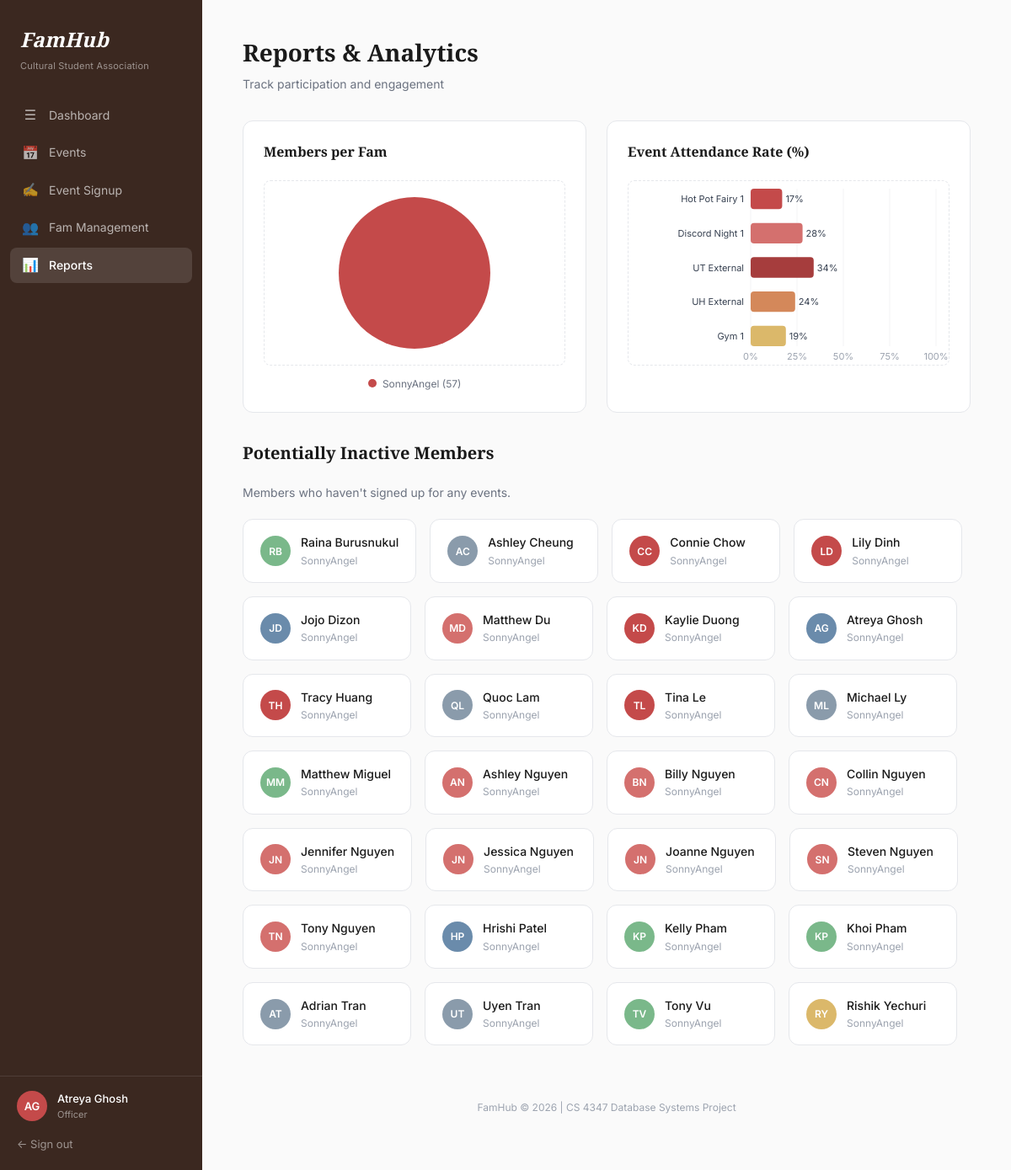
Before: /reports.php (signed in) with the older database file.
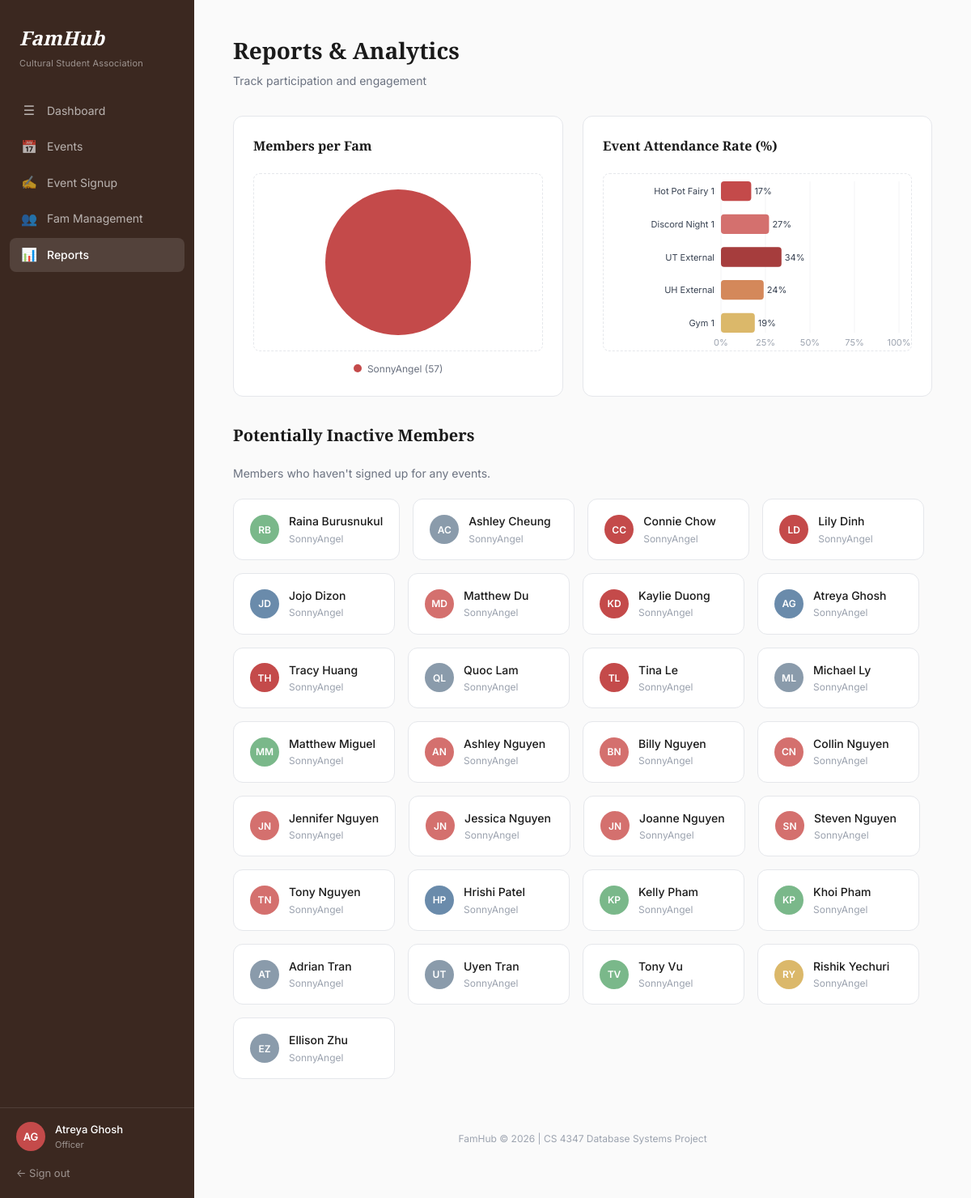
After: the same page with the newer database file.
### tables this page shows
CREATE TABLE member (
    net_id VARCHAR(10) PRIMARY KEY,
    first_name VARCHAR(50) NOT NULL,
    last_name VARCHAR(50) NOT NULL,
    year ENUM('freshman', 'sophomore', 'junior', 'senior', 'graduate') NOT NULL,
    major VARCHAR(100) DEFAULT NULL,
    join_date DATE DEFAULT (CURRENT_DATE),
    fam_id INT,
    FOREIGN KEY (fam_id) REFERENCES family(fam_id)
        ON DELETE SET NULL
        ON UPDATE CASCADE
);

CREATE TABLE family (
    fam_id INT PRIMARY KEY AUTO_INCREMENT,
    fam_name VARCHAR(100) NOT NULL,
    member_count INT NOT NULL DEFAULT 0
);

### user_info.php (called while the page is built, shortened)
<?php
require_once 'db.php';
$_stmt = $conn->prepare("SELECT first_name, last_name FROM member WHERE net_id = ?");
$_stmt->bind_param("s", $_SESSION['net_id']);
$_stmt->execute();
$_row = $_stmt->get_result()->fetch_assoc();
$user_first    = $_row['first_name'] ?? 'User';
$user_last     = $_row['last_name']  ?? '';
$user_initials = strtoupper(substr($user_first, 0, 1) . substr($user_last, 0, 1));
?>

### reports.php (the view, shortened to what this page needs)
<?php
require_once 'user_info.php';
$fam_result = $conn->query("SELECT fam_name, member_count FROM family ORDER BY fam_id");
$fams = [];
$fam_total = 0;
while ($row = $fam_result->fetch_assoc()) {
    $fams[] = $row;
    $fam_total += $row['member_count'];
}
$att_stmt = $conn->query("
    SELECT e.event_name,
           COUNT(a.net_id) AS attended,
           (SELECT COUNT(*) FROM member) AS total_members
    FROM event e
    LEFT JOIN attendance a ON e.event_id = a.event_id AND a.attended = TRUE
    GROUP BY e.event_id, e.event_name
    ORDER BY e.event_date DESC
    LIMIT 5
");
$events = [];
while ($row = $att_stmt->fetch_assoc()) {
    $rate = $row['total_members'] > 0 ? round($row['attended'] / $row['total_members'] * 100) : 0;
    $events[] = ['name' => $row['event_name'], 'rate' => $rate];
}
$events = array_reverse($events);
$inactive_result = $conn->query("
    SELECT m.first_name, m.last_name, f.fam_name
    FROM member m
    LEFT JOIN family f ON m.fam_id = f.fam_id
    LEFT JOIN attendance a ON m.net_id = a.net_id
    WHERE a.net_id IS NULL
    ORDER BY m.last_name, m.first_name
");
$inactive = [];
while ($row = $inactive_result->fetch_assoc()) {
    $inactive[] = $row;
}
$pie_colors = ['#c44a4a', '#d4706e', '#d4885a', '#dbb86a', '#8a9bab', '#6a8bab', '#7ab88a'];
$bar_colors = ['#c44a4a', '#d4706e', '#a63d3d', '#d4885a', '#dbb86a'];
?>
<!DOCTYPE html>
<html lang="en">
<head>
    <link rel="stylesheet" href="styles.css">
</head>
<body>
    <aside class="sidebar">
        <div class="sidebar-brand">
            <h1>FamHub</h1>
            <p>Cultural Student Association</p>
        </div>
        <nav class="sidebar-nav">
            <ul>
                <li><a href="dashboard.php"><span class="nav-icon">&#9776;</span> Dashboard</a></li>
                <li><a href="event_form.php"><span class="nav-icon">&#128197;</span> Events</a></li>
                <li><a href="event_signup.php"><span class="nav-icon">&#9997;</span> Event Signup</a></li>
                <li><a href="fam_management.php"><span class="nav-icon">&#128101;</span> Fam Management</a></li>
                <li><a href="reports.php" class="active"><span class="nav-icon">&#128202;</span> Reports</a></li>
            </ul>
        </nav>
        <div class="sidebar-user">
            <div class="user-avatar"><?= $user_initials ?></div>
            <div class="user-info">
                <div class="user-name"><?= htmlspecialchars($user_first . ' ' . $user_last) ?></div>
                <div class="user-role">Officer</div>
            </div>
        </div>
        <div class="sidebar-signout">
            <a href="logout.php">&#8592; Sign out</a>
        </div>
    </aside>
    <main class="main-content">
        <div class="page-header">
            <h1>Reports & Analytics</h1>
            <p>Track participation and engagement</p>
        </div>
        <div class="charts-grid">
            <div class="chart-card">
                <h3>Members per Fam</h3>
                <div class="chart-placeholder" id="pie-chart">
                    <svg viewBox="0 0 200 200" width="200" height="200">
                        <?php if (count($fams) === 1): ?>
                            <circle cx="100" cy="100" r="90" fill="<?= $pie_colors[0] ?>"/>
                        <?php elseif (count($fams) > 1):
                            $angle = 0;
                            foreach ($fams as $i => $fam):
                                $slice = ($fam['member_count'] / $fam_total) * 360;
                                echo pie_path(100, 100, 90, $angle, $angle + $slice, $pie_colors[$i % count($pie_colors)]);
                                $angle += $slice;
                            endforeach;
                        endif; ?>
                    </svg>
                </div>
                <div style="display: flex; gap: 16px; justify-content: center; flex-wrap: wrap; margin-top: 12px; font-size: 12px; color: var(--text-light);">
                    <?php foreach ($fams as $i => $fam): ?>
                        <span>
                            <span style="display:inline-block;width:10px;height:10px;border-radius:50%;background:<?= $pie_colors[$i % count($pie_colors)] ?>;margin-right:4px;"></span>
                            <?= htmlspecialchars($fam['fam_name']) ?> (<?= $fam['member_count'] ?>)
                        </span>
                    <?php endforeach; ?>
                </div>
            </div>
            <div class="chart-card">
                <h3>Event Attendance Rate (%)</h3>
                <div class="chart-placeholder" id="bar-chart">
                    <?php
                    $svg_w = 380; $svg_h = 230;
                    $label_w = 145; $pad_right = 15; $pad_top = 15; $pad_bottom = 28;
                    $chart_w = $svg_w - $label_w - $pad_right;
                    $chart_h = $svg_h - $pad_top - $pad_bottom;
                    $n = count($events);
                    $bar_h = $n > 0 ? min(32, ($chart_h / $n) * 0.65) : 32;
                    $gap    = $n > 1 ? ($chart_h - $bar_h * $n) / ($n - 1) : 0;
                    ?>
                    <svg viewBox="0 0 <?= $svg_w ?> <?= $svg_h ?>" width="<?= $svg_w ?>" height="<?= $svg_h ?>">
                        <?php foreach ([0, 25, 50, 75, 100] as $val):
                            $x = $label_w + ($val / 100) * $chart_w;
                        ?>
                            <line x1="<?= $x ?>" y1="<?= $pad_top ?>" x2="<?= $x ?>" y2="<?= $pad_top + $chart_h ?>" stroke="#e5e7eb" stroke-width="0.5"/>
                            <text x="<?= $x ?>" y="<?= $svg_h - $pad_bottom + 16 ?>" font-size="11" fill="#9ca3af" text-anchor="middle"><?= $val ?>%</text>
                        <?php endforeach; ?>
                        <?php foreach ($events as $i => $ev):
                            $by    = $pad_top + $i * ($bar_h + $gap);
                            $bw    = ($ev['rate'] / 100) * $chart_w;
                            $color = $bar_colors[$i % count($bar_colors)];
                        ?>
                            <text x="<?= $label_w - 8 ?>" y="<?= $by + $bar_h / 2 + 4 ?>" font-size="11" fill="#374151" text-anchor="end"><?= htmlspecialchars($ev['name']) ?></text>
                            <rect x="<?= $label_w ?>" y="<?= $by ?>" width="<?= $bw ?>" height="<?= $bar_h ?>" rx="4" fill="<?= $color ?>"/>
                            <text x="<?= $label_w + $bw + 4 ?>" y="<?= $by + $bar_h / 2 + 4 ?>" font-size="11" fill="#374151"><?= $ev['rate'] ?>%</text>
                        <?php endforeach; ?>
                    </svg>
                </div>
            </div>
        </div>
        <div class="inactive-section">
            <h2 class="section-title">Potentially Inactive Members</h2>
            <p style="color: var(--text-light); font-size: 14px; margin-bottom: 20px;">Members who haven't signed up for any events.</p>
            <div class="inactive-cards">
                <?php if (empty($inactive)): ?>
                    <p style="color: var(--text-light); font-size: 14px;">All members have attended at least one event.</p>
                <?php else: foreach ($inactive as $m):
                    $initials = strtoupper(substr($m['first_name'], 0, 1) . substr($m['last_name'], 0, 1));
                    $color = $pie_colors[abs(crc32($m['last_name'])) % count($pie_colors)];
                ?>
                    <div class="inactive-card">
                        <div class="member-initials" style="background: <?= $color ?>;"><?= htmlspecialchars($initials) ?></div>
                        <div class="member-info">
                            <div class="member-name"><?= htmlspecialchars($m['first_name'] . ' ' . $m['last_name']) ?></div>
                            <div class="member-fam"><?= htmlspecialchars($m['fam_name'] ?? 'No Fam') ?></div>
                        </div>
                    </div>
                <?php endforeach; endif; ?>
            </div>
        </div>
        <footer>
            <p>FamHub &copy; 2026 | CS 4347 Database Systems Project</p>
        </footer>
    </main>
</body>
</html>

Changed rows visible on the page:
added member: initials "EZ", first_name+last_name "Ellison Zhu", fam.fam_name "SonnyAngel"
Other visible differences:
new list line: "Discord Night 1 27 %"
list line gone: "Discord Night 1 28 %"
